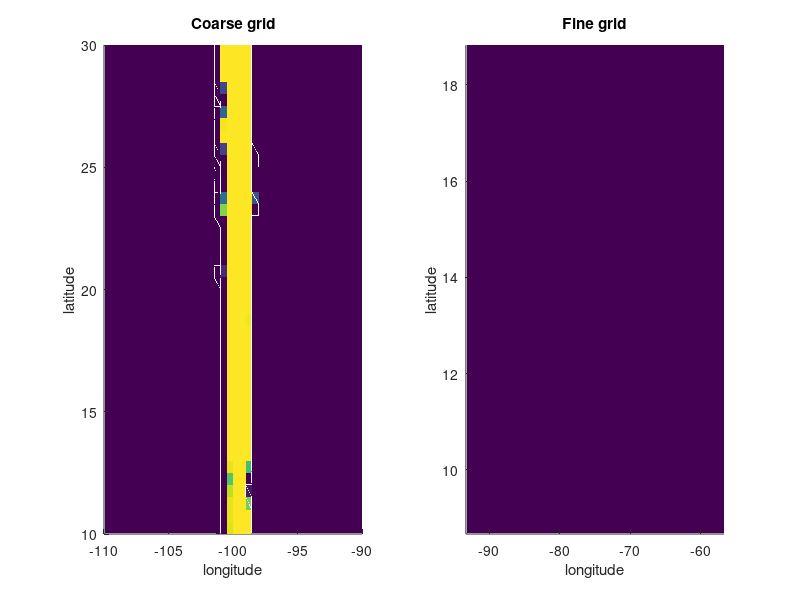

The MATLAB source for this figure:

% This script is used to show the test result of neural networks

clear all;

DISPLAY = 1;

load('./Testdata/Mexico_HOBO_Month_3_Day_11.mat');
load('./results/result_Mexico_HOBO_Month_3_Day_11.mat')

lat_fine = interp(lat_grid, 2);
long_fine = interp(long_grid, 2);

lat_fine = lat_fine(1:end-1);
long_fine = long_fine(1:end-1);

[long_cor_grid, lat_cor_grid] = meshgrid(long_grid, lat_grid);
[long_fine_grid, lat_fine_grid] = meshgrid(long_fine, lat_fine);

light_coarse = results';
light_intp = interp2(long_cor_grid,lat_cor_grid,light_coarse,long_fine_grid,lat_fine_grid, 'cubic', 0);
light_intp(light_intp<0) = 0;
   
if DISPLAY == 1
    
    figure
    subplot(1,2,1)
    title('Coarse grid')
    surface(long_grid,lat_grid,light_coarse, 'edgecolor', 'None');
    xlabel('longitude')
    ylabel('latitude')
    xlim([long_grid(1), long_grid(end)]);
    ylim([lat_grid(1), lat_grid(end)]);
      
    subplot(1,2,2)
    title('Fine grid')
    surface(long_fine,lat_fine,light_intp, 'edgecolor', 'None')
    xlabel('longitude')
    ylabel('latitude')
    xlim([long_fine(1), long_fine(end)]);
    ylim([lat_fine(1), lat_fine(end)]);
    
    
    
end



